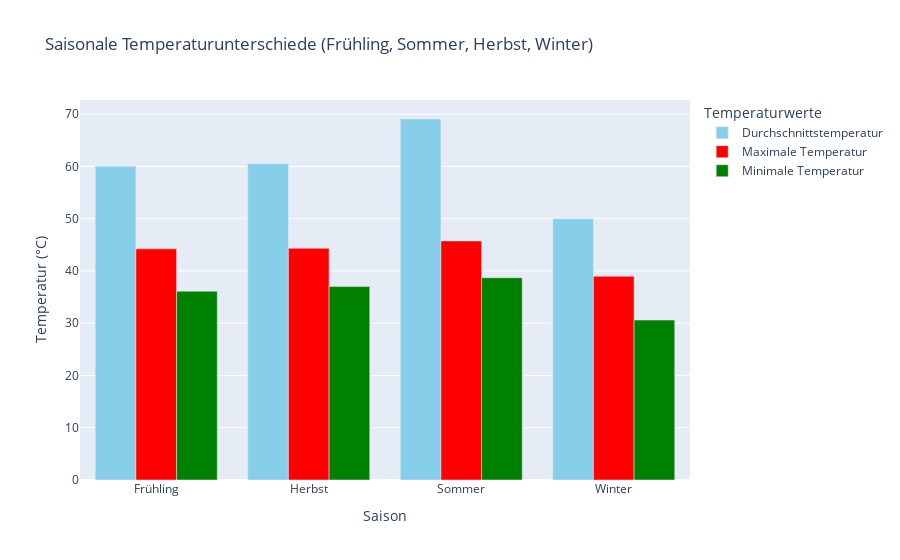
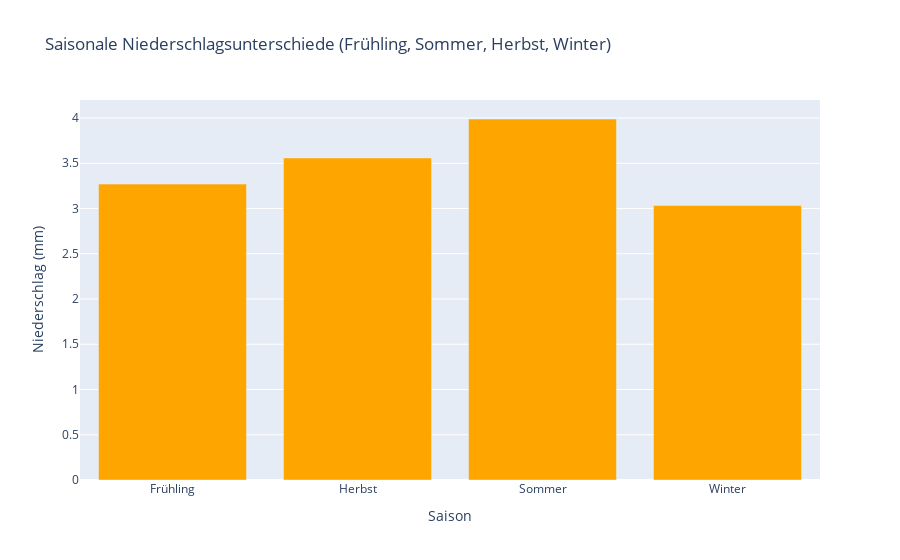

Here is the notebook cell these charts were saved with, in order:
### Markdown cell above
## 10. Auswertung von zusätzlichen Wetterparametern wie Niederschlag und Luftfeuchtigkeit9.

### Code cell
# 📌 1. Datum in das richtige Format umwandeln
df['date'] = pd.to_datetime(df['date'], errors='coerce')

# 📌 2. Saisonale Klassifikation (Frühling, Sommer, Herbst, Winter)
df['month'] = df['date'].dt.month
df['season'] = np.where(df['month'].isin([12, 1, 2]), 'Winter', 
                        np.where(df['month'].isin([3, 4, 5]), 'Frühling', 
                                 np.where(df['month'].isin([6, 7, 8]), 'Sommer', 
                                          np.where(df['month'].isin([9, 10, 11]), 'Herbst', 'Übergang'))))

# 📌 3. Daten nach Saison gruppieren und Mittelwerte berechnen
df_seasonal = df.groupby('season').agg({
    'avg_temp_c': 'mean',
    'min_temp_c': 'mean',
    'max_temp_c': 'mean',
    'precipitation_mm': 'mean',
  
}).reset_index()

# 📌 4. Temperatur-Visualisierung nach Saison
fig_temp = go.Figure()

fig_temp.add_trace(go.Bar(x=df_seasonal['season'], y=df_seasonal['avg_temp_c'], 
                          name='Durchschnittstemperatur', marker_color='skyblue'))  # لون السماء
fig_temp.add_trace(go.Bar(x=df_seasonal['season'], y=df_seasonal['max_temp_c'], 
                          name='Maximale Temperatur', marker_color='red'))  # لون الأحمر
fig_temp.add_trace(go.Bar(x=df_seasonal['season'], y=df_seasonal['min_temp_c'], 
                          name='Minimale Temperatur', marker_color='green'))  # لون الأخضر

fig_temp.update_layout(title='Saisonale Temperaturunterschiede (Frühling, Sommer, Herbst, Winter)',
                       xaxis_title='Saison',
                       yaxis_title='Temperatur (°C)',
                       legend_title='Temperaturwerte',
                       barmode='group')

# 📌 5. Niederschlags-Visualisierung nach Saison
fig_rain = go.Figure()

fig_rain.add_trace(go.Bar(x=df_seasonal['season'], y=df_seasonal['precipitation_mm'], 
                          name='Durchschnittlicher Niederschlag', marker_color='orange'))  # لون البرتقالي

fig_rain.update_layout(title='Saisonale Niederschlagsunterschiede (Frühling, Sommer, Herbst, Winter)',
                       xaxis_title='Saison',
                       yaxis_title='Niederschlag (mm)',
                       legend_title='Niederschlagswerte')


# 📌 7. Diagramme anzeigen
fig_temp.show()      
fig_rain.show()

### Figure 1 — Plotly figure (JSON) as saved in the notebook; plotly's stock layout.template omitted (floating-point values rounded to 4 significant figures)
{"data": [{"marker": {"color": "skyblue"}, "name": "Durchschnittstemperatur", "type": "bar", "x": ["Frühling", "Herbst", "Sommer", "Winter"], "y": [60.01, 60.49, 69.06, 49.99]}, {"marker": {"color": "red"}, "name": "Maximale Temperatur", "type": "bar", "x": ["Frühling", "Herbst", "Sommer", "Winter"], "y": [44.22, 44.34, 45.73, 38.98]}, {"marker": {"color": "green"}, "name": "Minimale Temperatur", "type": "bar", "x": ["Frühling", "Herbst", "Sommer", "Winter"], "y": [36.11, 37.0, 38.7, 30.6]}], "layout": {"barmode": "group", "legend": {"title": {"text": "Temperaturwerte"}}, "title": {"text": "Saisonale Temperaturunterschiede (Frühling, Sommer, Herbst, Winter)"}, "xaxis": {"title": {"text": "Saison"}}, "yaxis": {"title": {"text": "Temperatur (°C)"}}}}

### Figure 2 — Plotly figure (JSON) as saved in the notebook; plotly's stock layout.template omitted (floating-point values rounded to 4 significant figures)
{"data": [{"marker": {"color": "orange"}, "name": "Durchschnittlicher Niederschlag", "type": "bar", "x": ["Frühling", "Herbst", "Sommer", "Winter"], "y": [3.27, 3.559, 3.989, 3.033]}], "layout": {"legend": {"title": {"text": "Niederschlagswerte"}}, "title": {"text": "Saisonale Niederschlagsunterschiede (Frühling, Sommer, Herbst, Winter)"}, "xaxis": {"title": {"text": "Saison"}}, "yaxis": {"title": {"text": "Niederschlag (mm)"}}}}
